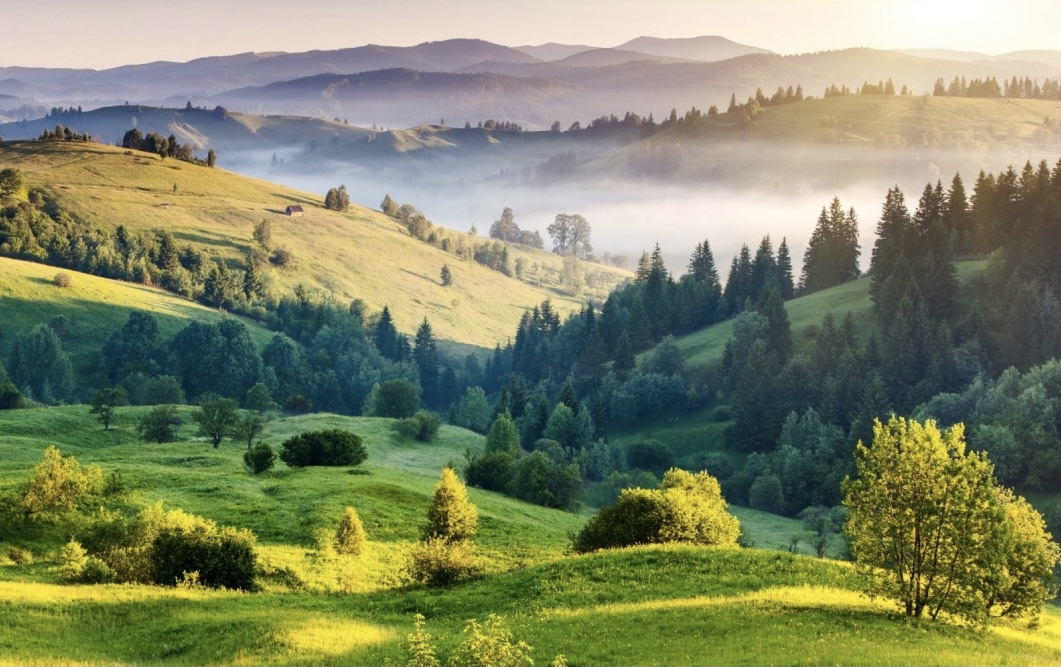
#> input picture hill.jpg, 1061 x 667 px
$ python main.py
#> lines starting #> are read from the running program, lines starting #| are printed output that depends on the picture
from PIL import Image
import random

hill = Image.open("hill.jpg")
#> hill is the input picture: PIL image 1061x667 RGB; mean R, G, B 128.9, 134.2, 102.4
babyPerson = Image.open("babyPerson.JPEG")
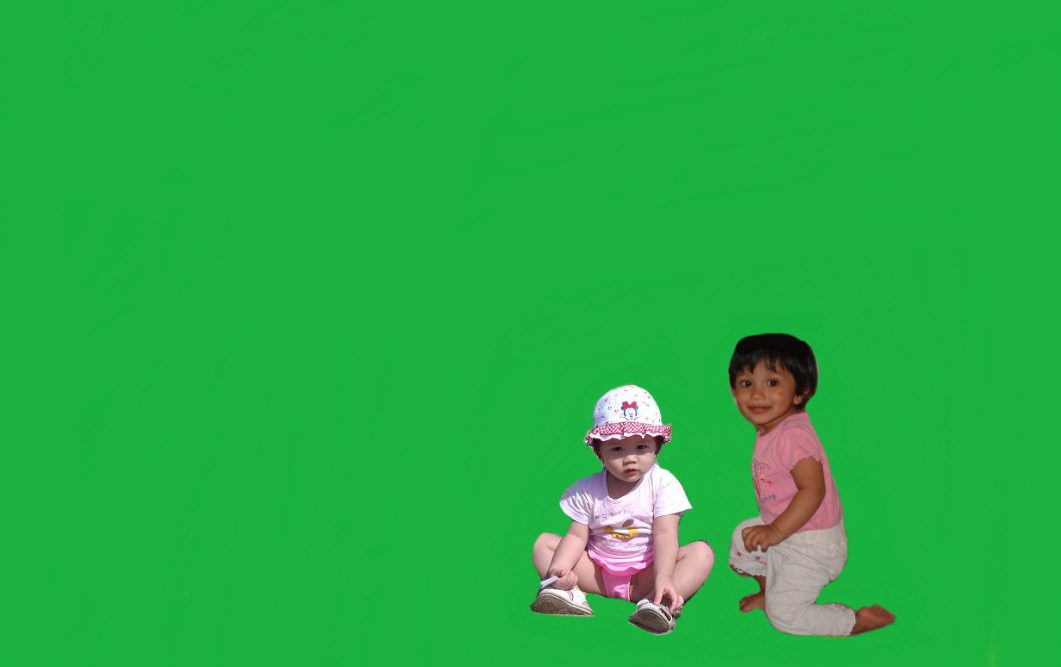
#> input picture babyPerson.JPEG, 1061 x 667 px
#> babyPerson is the input picture: PIL image 1061x667 RGB; mean R, G, B 36, 173.4, 67
originalhill = Image.open("hill.jpg")

def greenscreen(background, im):
  (width, height) = background.size
  for x in range(width):
    for y in range(height):
      (red, green, blue) = im.getpixel((x,y))
      if red < (0b101000) and green > (0b10010110) and blue < (0b1010000):
        pass
      else:
        background.putpixel((x,y), (red, green, blue))

def grayscale(im):

  (width, height) = im.size
#> width = 1061; height = 667

  for x in range(width):
    for y in range(height):
      (red, green, blue) = im.getpixel((x,y))

      lum = ((int) (0.21 * red) + (int) (0.72 *green) + (int)(0.07 * blue))

      im.putpixel((x, y), (lum, lum, lum))
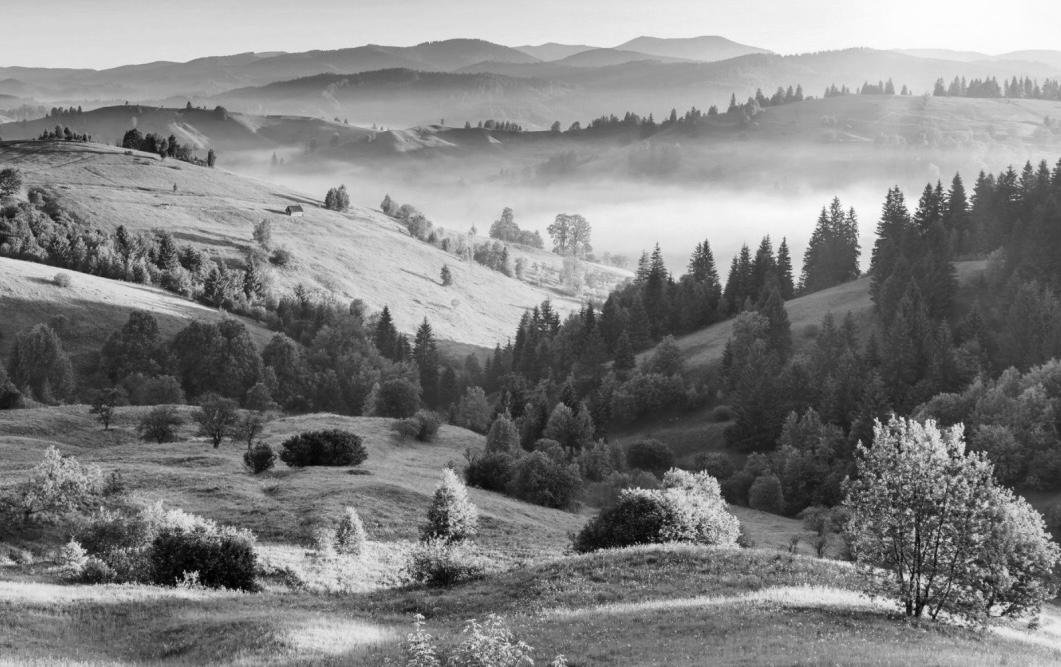
#> im: PIL image 1061x667 RGB; min 0, max 253, mean 129.4


grayscale(hill)
hill.save("result.jpg")


result = Image.open("result.jpg")

def randomFilter1(im, xx, yy):
  # [6 lines of commented-out code are left out]


  for x in range(340):
    for y in range(154):
      # if x > startx and x < endx and y > starty and y < endy:

      (red, green, blue) = originalhill.getpixel((xx+x,yy+y))

      red = (int) (red*.80)
      if red < 0:
        red = 0
      blue = blue + 30
      if blue > 255:
        blue = 255
      green = (int)(green*0.65)
      if green < 0:
        green = 0

      im.putpixel((xx+x,yy+y),(red, green, blue))

# randomFilter1(result)
# result.save("result.jpg")


def randomFilter2(im, xx, yy):
  # (width, height) = im.size

  for x in range(0b101010100):
    for y in range(0b10011010):

      (red, green, blue) = originalhill.getpixel((xx+x,yy+y))

      red = red + (0b1010)
      if red > (0b11111111):
        red = (0b11111111)
      blue = blue + (0b1010000)
      if blue > (0b11111111):
        blue = (0b11111111)
      green = green + (0b1010)
      if green > (0b11111111):
        green = (0b11111111)

      im.putpixel((xx+x,yy+y),(red, green, blue))

# randomFilter2(result)
# result.save("result.jpg")

def randomFilter3(im, xx, yy):

  # [6 lines of commented-out code are left out]
  for x in range(340):
    for y in range(154):
      # if x > startx and x < endx and y > starty and y < endy:
      (red, green, blue) = originalhill.getpixel((xx+x,yy+y))

      # [9 lines of commented-out code are left out]
      red = (int)(red*1.3)
      blue = (int)(blue*1.3)
      green = (int)(green*1.3)

      im.putpixel((xx+x,yy+y),(red, green, blue))

# randomFilter3(result)
# result.save("result.jpg")


def randomFilter4(im, xx, yy):

  # [5 lines of commented-out code are left out]
  for x in range(340):
    for y in range(154):
      # if x > startx and x < endx and y > starty and y < endy:
      # print(str(xx+x)+", "+str(yy+y))
      (red, green, blue) = originalhill.getpixel((xx+x,yy+y))

      red = red + 60
      if red > 255:
        red = 255
      blue = blue + 80
      if blue > 255:
        blue = 255
      green = green + 10
      if green > 255:
        green = 255

      im.putpixel((xx+x,yy+y),(red, green, blue))

# randomFilter4(result)
# result.save("result.jpg")


def filterrect(im):
  (width, height) = im.size
#> width = 1061; height = 667
  for j in range(11, width, 350):
    for k in range(11, height, 164):
      randomf = random.randint(1, 4)
      if randomf == 1:
        randomFilter1(result, j, k)
      elif randomf == 2:
        randomFilter2(result, j, k)
      elif randomf == 3:
        randomFilter3(result, j, k)
      elif randomf == 4:
      # print(str(j)+"; "+str(k))
        randomFilter4(result, j, k)
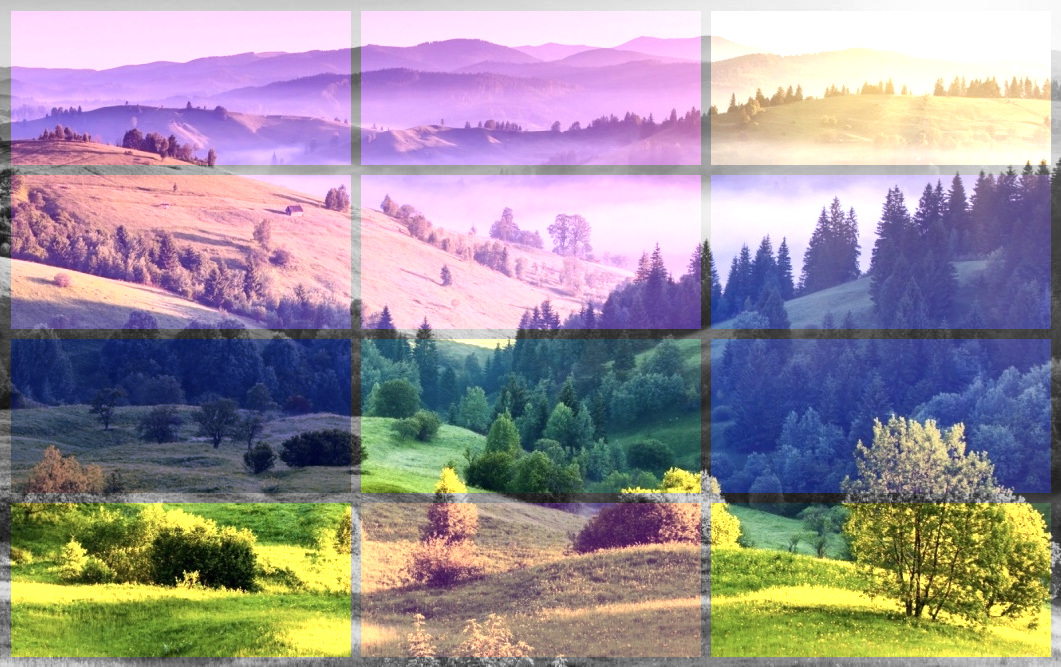
#> result: PIL image 1061x667 RGB; mean R, G, B 156.5, 146.3, 152.9

filterrect(result)
result.save("result.jpg")
greenscreen(result, babyPerson)
#> after the loop in greenscreen, `for x in range(width):`:
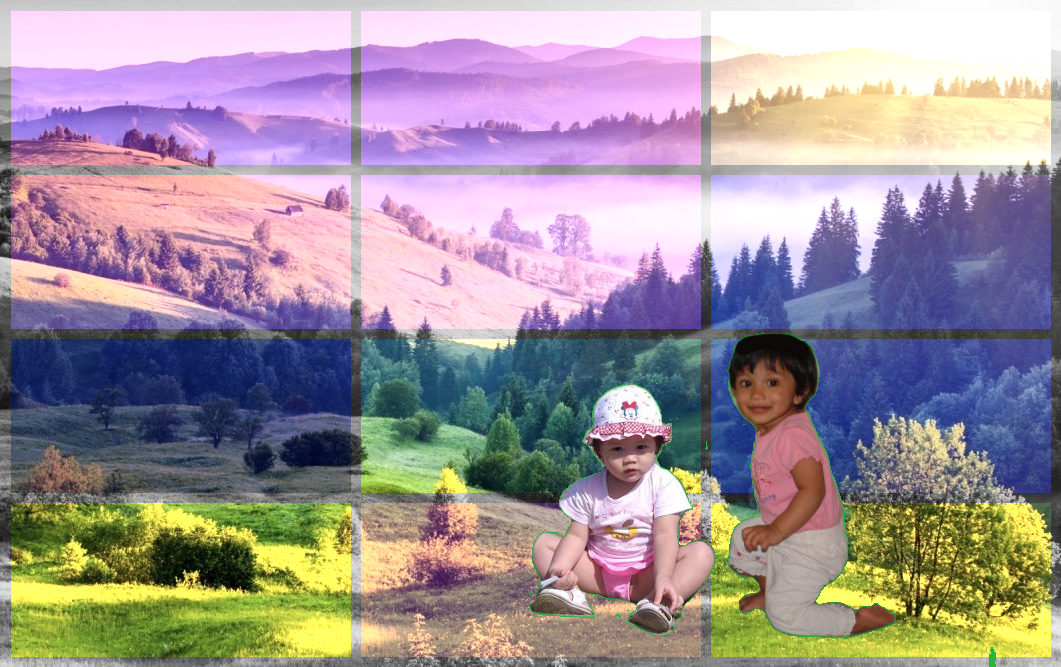
#> background: PIL image 1061x667 RGB; mean R, G, B 160.4, 147.4, 154.4
result.save("result.jpg")


print("code complete")
